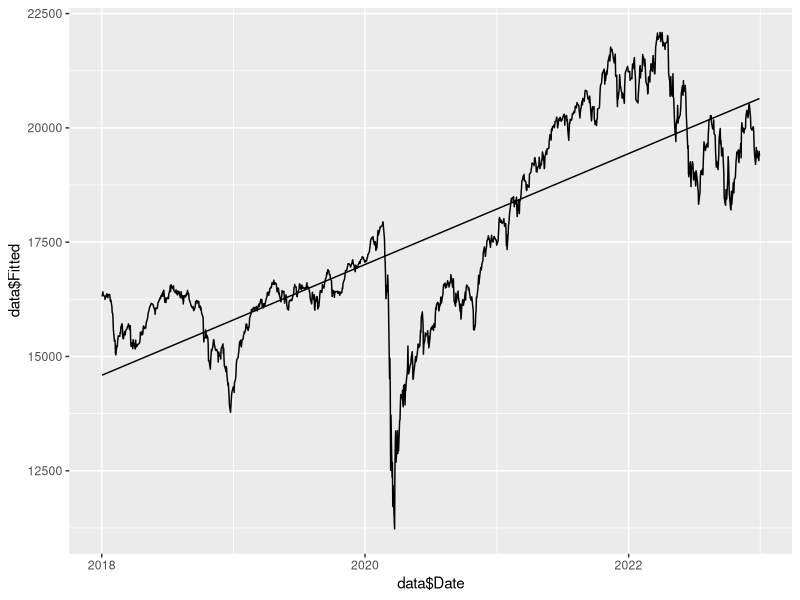
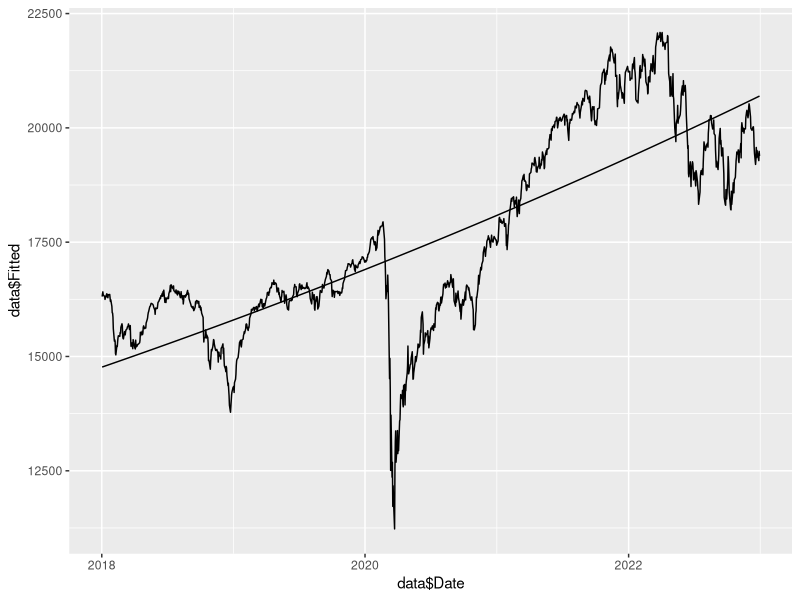
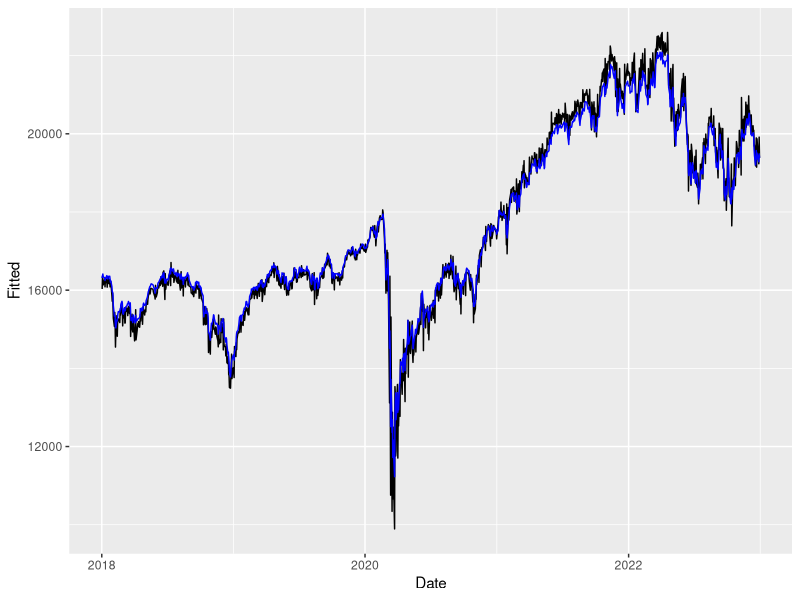
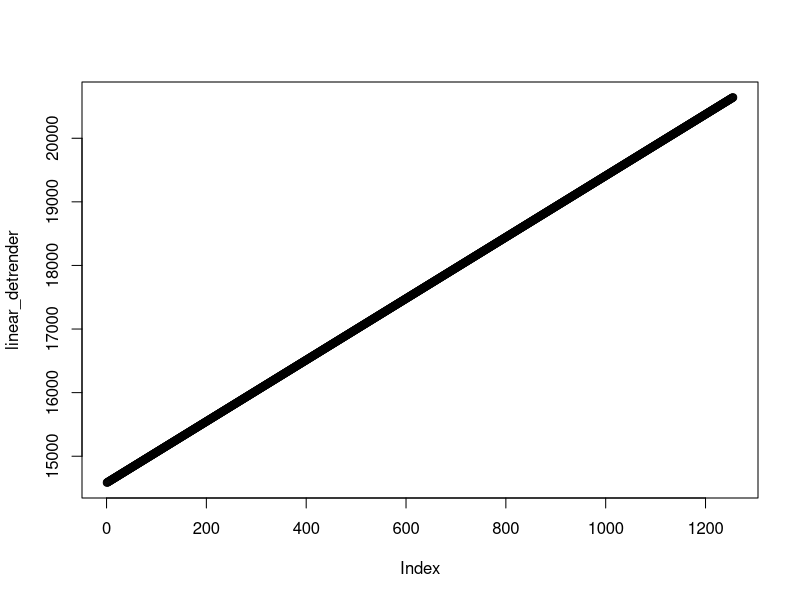
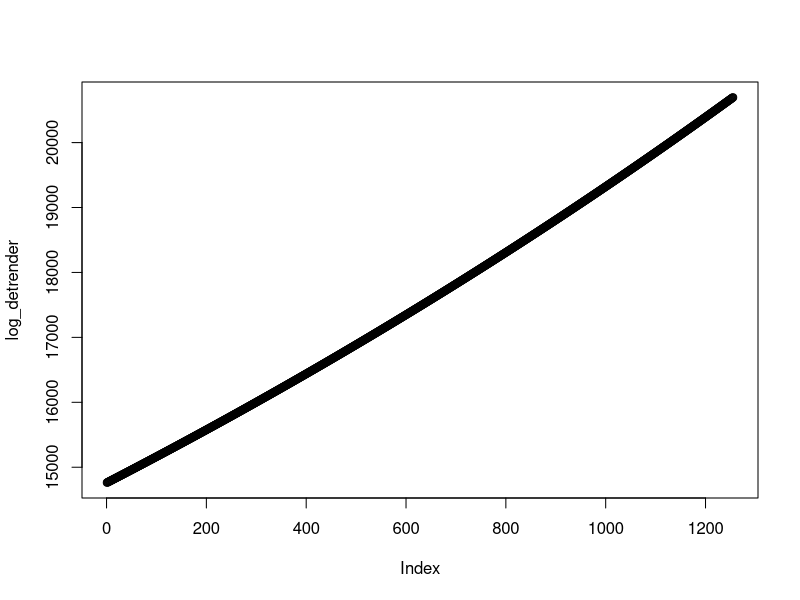
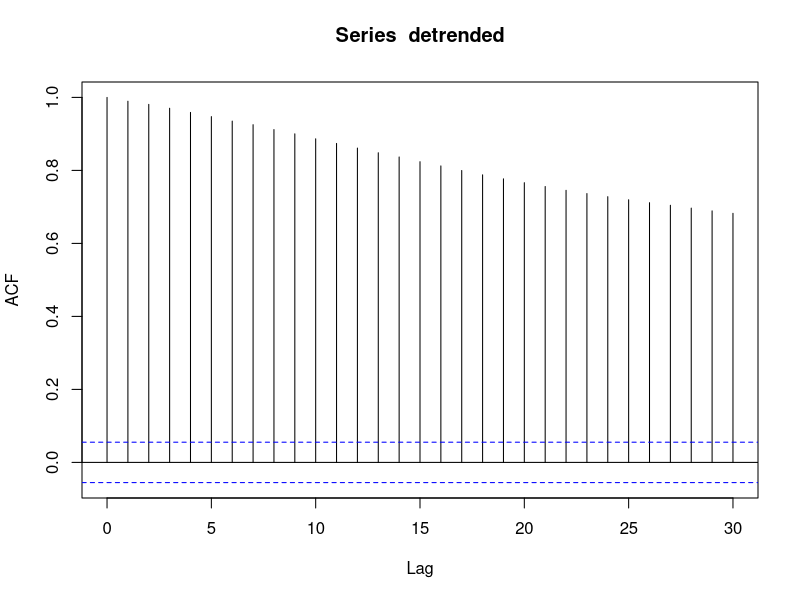
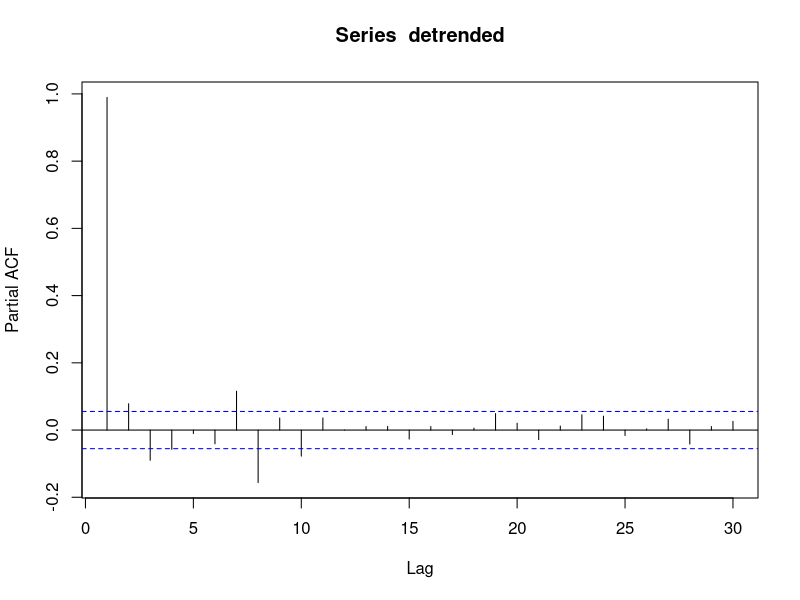
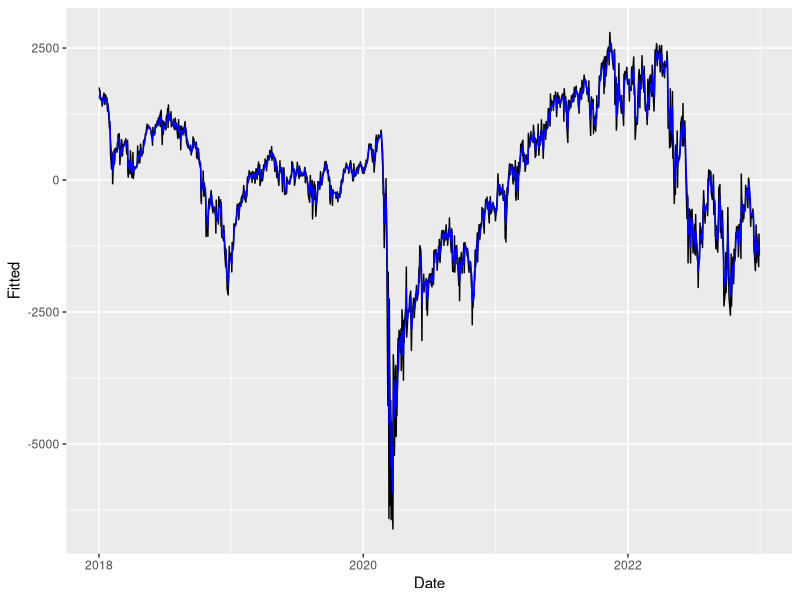

Recreate these plots in R, in order. (Note: this script raises an error after producing the figures.)
## ---- chunk 1
knitr::opts_chunk$set(echo = TRUE)

#TODO
# 1. Make a system for automatically testing algorithms.
# 2. Clean up the end.
## ---- chunk 2
#Installing Packages and Loading Libraries
install.packages("ggplot2", repos="https://mirror.csclub.uwaterloo.ca/CRAN/")
install.packages("foreacst", repos="https://mirror.csclub.uwaterloo.ca/CRAN/")
install.packages("rugarch", repos="https://mirror.csclub.uwaterloo.ca/CRAN/")
install.packages("tseries", repos="https://mirror.csclub.uwaterloo.ca/CRAN/")
library(ggplot2)
library(forecast)
## ---- chunk 3
TSX = read.csv("TSX_Data.csv")
## ---- chunk 4
#Converting Text into Dates and Numbers
TSX[,"Date"] = as.Date(TSX[,"Date"])
TSX[,2:7] = lapply(TSX[,2:7],as.numeric)

#Check If Converted
class(TSX[1,1])
class(TSX[1,2])
class(TSX[1,3])
class(TSX[1,4])
class(TSX[1,5])
class(TSX[1,6])
class(TSX[1,7])
## ---- chunk 5
# Check for NA Values
apply(sapply(TSX,is.na),2,sum)

# Removing records with NA
TSX = na.omit(TSX)
## ---- chunk 6
# Only Use 5 Years worth of Data
TSX = TSX[TSX[,"Date"] > "2018-01-01",]

# Selecting Dates before 2023 as Training Data
TSX_train = TSX[TSX[,"Date"] < "2023-01-01",]

# Selecting the Dates after 2023 as Testing Data
TSX_test = TSX[TSX[,"Date"] >= "2023-01-01",]
## ---- chunk 7
# Creating the Model
model_1 = lm(Close ~ Date, TSX_train)

# Evaluating Model Performance
SSE_1 = sum((fitted(model_1) - TSX_train[,"Close"])^2)
# Used Log of SSE for readability
log(SSE_1,10)

#Visualizing Results
data = data.frame(TSX_train[,"Date"],TSX_train[,"Close"], fitted(model_1))
colnames(data) = c("Date","Actual", "Fitted")
ggplot(data) + geom_line(aes(x=data$Date, y=data$Fitted)) + geom_line(aes(x=data$Date, y=data$Actual))
## ---- chunk 8

# Creating the Model
model_2 = lm(log(Close) ~ Date, TSX_train)

# Evaluating Model Performance
SSE_2 = sum((TSX_train[,"Close"] - exp(fitted(model_2)))^2)
log(SSE_2,10)

# Visualizing Results
data = data.frame(TSX_train[,"Date"],TSX_train[,"Close"],exp(fitted(model_2)))
colnames(data) = c("Date","Actual", "Fitted")
ggplot(data) + geom_line(aes(x=data$Date, y=data$Fitted)) + geom_line(aes(x=data$Date, y=data$Actual))
## ---- chunk 9
# Converting Close into a Time Series
closing = as.ts(TSX_train[,"Close"])

# Creating the Model
model_3 = arima(closing, order = c(0,0,7))
# Evaluating Model Performance
SSE_3 = sum(model_3$residuals^2)
# Used Log of SSE for readability
log(SSE_3,10)

#Visualizing Results
data = data.frame(TSX_train[,"Date"],TSX_train[,"Close"],TSX_train[,"Close"] + model_3$residuals)
colnames(data) = c("Date","Actual", "Fitted")
ggplot(data) + geom_line(aes(x=Date, y=Fitted)) + geom_line(aes(x=Date, y=Actual),color='blue')
## ---- chunk 10
# Converting Close into a Time Series
closing = as.ts(TSX_train[,"Close"])

#De-trending Data
length(closing)
x = 1:length(closing)

#Linear De-trended
fit = lm(closing ~ x)
linear_detrender = (fit$coefficients[1] + fit$coefficients[2]*x)
plot(linear_detrender)

#Log De-trended
fit = lm(log(closing) ~ x)
log_detrender = exp(fit$coefficients[1] + fit$coefficients[2]*x)
plot(log_detrender)

#Select Detrending Method
detrended = closing - log_detrender
detrended_2 = TSX_test$Close - exp(predict(fit,newdata=data.frame(1256:1428)))

#Analysis of Variance
library("tseries")
acf(detrended)
pacf(detrended)

# Creating the Model
model_4 = arima(detrended, order = c(1,0,0))
# Evaluating Model Performance
SSE_4 = sum(model_4$residuals^2)
# Used Log of SSE for readability
log(SSE_4,10)

#Visualizing Results
data = data.frame(TSX_train[,"Date"],detrended,detrended + model_4$residuals)
colnames(data) = c("Date","Actual", "Fitted")
ggplot(data) + geom_line(aes(x=Date, y=Fitted)) + geom_line(aes(x=Date, y=Actual),color='blue')
## ---- chunk 11
fit = arima(detrended, order = c(3,0,0))
#Visualizing Predictions
data = data.frame(TSX_train[,"Date"],TSX_train[,"Close"],TSX_train[,"Close"] + fit$residuals)
colnames(data) = c("Date","Actual", "Fitted")
ggplot(data[TSX_train$Date > "2022-09-01",]) + geom_line(aes(x=Date, y=Fitted)) + geom_line(aes(x=Date, y=Actual),color='blue')
## ---- chunk 12
#Based on Training Data
money_in = 0
money_out = 1
data$money_in = rep(0,length(TSX_train$Close))
data$money_out = rep(0,length(TSX_train$Close))
trades = 0
for(x in 1:(length(TSX_train$Close)-1)){
  #Simulate Trade
  if(data$Fitted[x+1] > data$Actual[x]){
    #Buy
    if(money_in == 0)
      {
      trades = trades + 1
      }
    money_in = money_in + money_out
    money_out = 0
  }
  else
  {
    #Sell
    if(money_out == 0)
      {
      trades = trades + 1
    }
    money_out = money_in + money_out
    money_in = 0
  }
  data$money_in[x] = money_in
  data$money_out[x] = money_out
  #Change in Value
  money_in = money_in * data$Actual[x+1]/data$Actual[x]
}
money_in+money_out
data$Actual[x+1]/data$Actual[1]
trades
## ---- chunk 13
#Based on Test Data
refit = Arima(detrended_2,model=fit)
pred = refit$fitted + TSX_test$Close

test_data = data.frame(TSX_test[,"Date"],TSX_test[,"Close"],pred)
colnames(test_data) = c("Date","Actual", "Fitted")
money_in = 0
money_out = 1
trades = 0
for(x in 1:(length(TSX_test$Close)-1)){
  #Simulate Trade
  if(test_data$Fitted[x+1] > test_data$Actual[x]){
    #Buy
    if(money_in == 0){trades = trades + 1}
    money_in = money_in + money_out
    money_out = 0
  }
  else
  {
    #Sell
    if(money_out == 0){trades = trades + 1}
    money_out = money_in + money_out
    money_in = 0
  }
  #Change in Value
  money_in = money_in * test_data$Actual[x+1]/test_data$Actual[x]
}
money_in+money_out
test_data$Actual[x+1]/test_data$Actual[1]
trades
